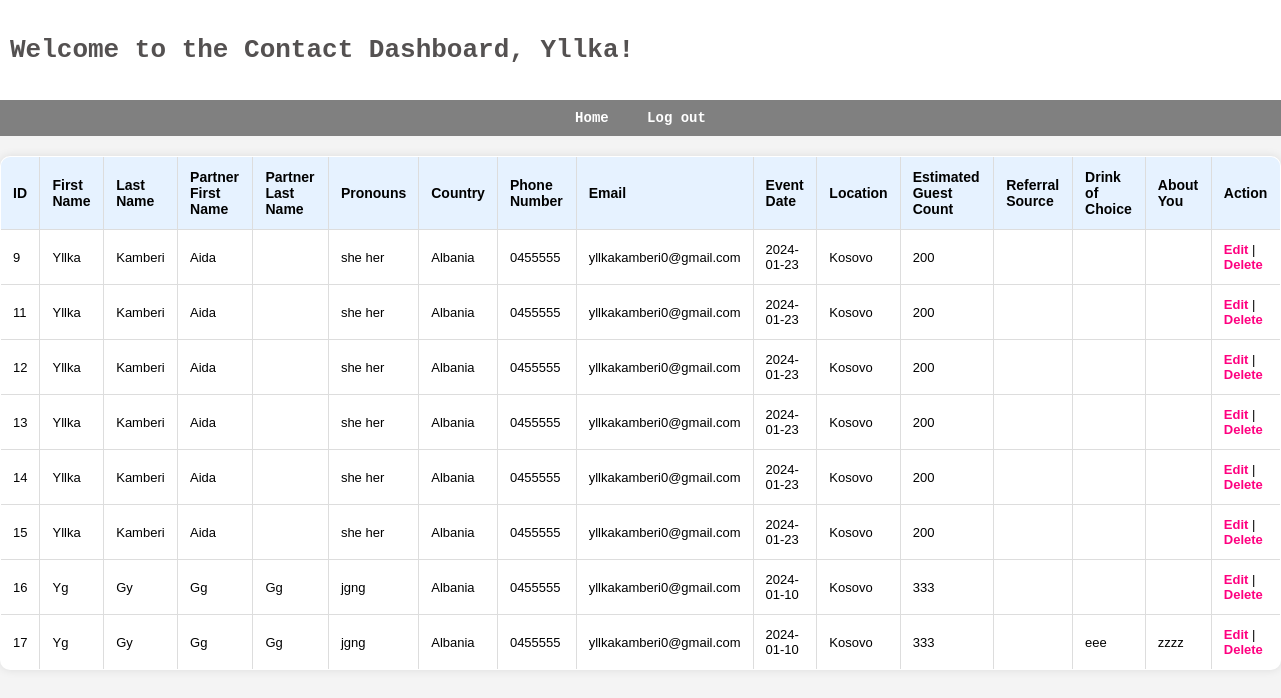
Page /dashboard.php (signed in) on the committed database.
### tables this page shows
CREATE TABLE `contact_form` (
  `id` int(11) NOT NULL,
  `first_name` varchar(255) DEFAULT NULL,
  `last_name` varchar(255) DEFAULT NULL,
  `partner_first_name` varchar(255) DEFAULT NULL,
  `partner_last_name` varchar(255) DEFAULT NULL,
  `pronouns` varchar(255) DEFAULT NULL,
  `country` varchar(255) DEFAULT NULL,
  `phone_number` varchar(20) DEFAULT NULL,
  `email` varchar(255) DEFAULT NULL,
  `event_date` date DEFAULT NULL,
  `location` varchar(255) DEFAULT NULL,
  `estimated_guest_count` int(11) DEFAULT NULL,
  `referral_source` varchar(255) DEFAULT NULL,
  `drink_of_choice` varchar(255) DEFAULT NULL,
  `about_you` text DEFAULT NULL,
  `submission_date` timestamp NOT NULL DEFAULT current_timestamp()
);

### dashboard.php (the view, shortened to what this page needs)
<?php
include('db_connection.php');
?>
<!DOCTYPE html>
<html lang="en">
<head>
    <link rel="stylesheet" href="style.css">
</head>
<body>
<header>
        <h1>Welcome to the Contact Dashboard, <?php echo $_SESSION['user_name']; ?>!</h1>
    </header>
    <nav>
        <a href="index.php">Home</a>
        <a href="logout.php">Log out</a>
    </nav>
    <?php
    $query = "SELECT * FROM contact_form";
    $result = $conn->query($query);
    if ($result->num_rows > 0) {
        echo '<table>';
        echo '<tr><th>ID</th><th>First Name</th><th>Last Name</th><th>Partner First Name</th><th>Partner Last Name</th><th>Pronouns</th><th>Country</th><th>Phone Number</th><th>Email</th><th>Event Date</th><th>Location</th><th>Estimated Guest Count</th><th>Referral Source</th><th>Drink of Choice</th><th>About You</th><th>Action</th></tr>';
        while ($row = $result->fetch_assoc()) {
            echo '<tr>';
            echo '<td>' . $row['id'] . '</td>';
            echo '<td>' . $row['first_name'] . '</td>';
            echo '<td>' . $row['last_name'] . '</td>';
            echo '<td>' . $row['partner_first_name'] . '</td>';
            echo '<td>' . $row['partner_last_name'] . '</td>';
            echo '<td>' . $row['pronouns'] . '</td>';
            echo '<td>' . $row['country'] . '</td>';
            echo '<td>' . $row['phone_number'] . '</td>';
            echo '<td>' . $row['email'] . '</td>';
            echo '<td>' . $row['event_date'] . '</td>';
            echo '<td>' . $row['location'] . '</td>';
            echo '<td>' . $row['estimated_guest_count'] . '</td>';
            echo '<td>' . $row['referral_source'] . '</td>';
            echo '<td>' . $row['drink_of_choice'] . '</td>';
            echo '<td>' . $row['about_you'] . '</td>';
            echo '<td><a href="edit_form.php?id=' . $row['id'] . '">Edit</a> | <a href="delete_form.php?id=' . $row['id'] . '">Delete</a></td>';
            echo '</tr>';
        }
        echo '</table>';
    } else {
        echo '<p>No contact form entries found.</p>';
    }
    ?>
</body>
</html>

### style.css (style rules this page uses)
body { margin: 0; background-color: white; }
header { background-color: white; color: #545151; height: 100px; display: flex; align-items: center; padding: 0 20px; }
nav { flex: 1; text-align: right; }
* { box-sizing:border-box }

### dashboard.php (style rules this page uses)
body { font-family: arial; margin: 0; padding: 0; background-color: #f4f4f4; }
header { background-color: white; color: #545151; padding: 10px; text-align: center; font-family: monospace; align-items:center; }
nav { background-color: grey; padding: 10px; text-align: center; transition: color 0.1s; font-family:monospace; font-size:14px; }
nav a { color: #fff; text-decoration: none; margin: 0 15px; font-weight: bold; transition: color 0.5s; }
table { width: 100%; border-collapse: collapse; margin-top: 20px; background-color: #fff; box-shadow: 0 0 10px rgba(0, 0, 0, 0.1); border-radius: 10px; overflow: hidden; font-size:13px; }
table, th, td { border: 1px solid #ddd; }
th, td { padding: 12px; text-align: left; }
th { background-color: #e6f2ff; font-family:arial; font-size:14px; }
a { text-decoration: none; color: #ff0080; font-weight: bold; }

### rows in the picture
contact_form: id "9", first_name "Yllka", last_name "Kamberi", partner_first_name "Aida", pronouns "she her", country "Albania", phone_number "0455555", email "yllkakamberi0@gmail.com", event_date "2024-01-23", location "Kosovo", estimated_guest_count "200"
contact_form: id "11", first_name "Yllka", last_name "Kamberi", partner_first_name "Aida", pronouns "she her", country "Albania", phone_number "0455555", email "yllkakamberi0@gmail.com", event_date "2024-01-23", location "Kosovo", estimated_guest_count "200"
contact_form: id "12", first_name "Yllka", last_name "Kamberi", partner_first_name "Aida", pronouns "she her", country "Albania", phone_number "0455555", email "yllkakamberi0@gmail.com", event_date "2024-01-23", location "Kosovo", estimated_guest_count "200"
contact_form: id "13", first_name "Yllka", last_name "Kamberi", partner_first_name "Aida", pronouns "she her", country "Albania", phone_number "0455555", email "yllkakamberi0@gmail.com", event_date "2024-01-23", location "Kosovo", estimated_guest_count "200"
contact_form: id "14", first_name "Yllka", last_name "Kamberi", partner_first_name "Aida", pronouns "she her", country "Albania", phone_number "0455555", email "yllkakamberi0@gmail.com", event_date "2024-01-23", location "Kosovo", estimated_guest_count "200"
contact_form: id "15", first_name "Yllka", last_name "Kamberi", partner_first_name "Aida", pronouns "she her", country "Albania", phone_number "0455555", email "yllkakamberi0@gmail.com", event_date "2024-01-23", location "Kosovo", estimated_guest_count "200"
contact_form: id "16", first_name "Yg", last_name "Gy", partner_first_name "Gg", partner_last_name "Gg", pronouns "jgng", country "Albania", phone_number "0455555", email "yllkakamberi0@gmail.com", event_date "2024-01-10", location "Kosovo", estimated_guest_count "333"
contact_form: id "17", first_name "Yg", last_name "Gy", partner_first_name "Gg", partner_last_name "Gg", pronouns "jgng", country "Albania", phone_number "0455555", email "yllkakamberi0@gmail.com", event_date "2024-01-10", location "Kosovo", estimated_guest_count "333", drink_of_choice "eee", about_you "zzzz"

### other values in the picture
$_SESSION['user_name'] "Yllka"
